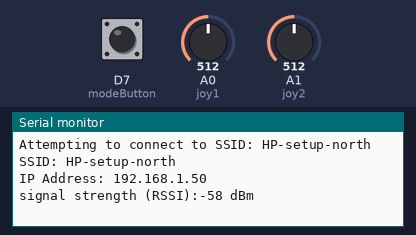
Bench run of a sketch on a simulated Arduino MKR. On the bench: the last lines printed to the serial monitor. The inputs (shaded band) are chosen by the test bench; at power-on: A0 (joy1) = 512, A1 (joy2) = 512, D7 (modeButton) LOW. WiFi joins after 1.5 s; servers stay silent unless stated; web services answer with replies made up by the test bench.

Above: at 3.7 s.
3.8 s: A0 (joy1) set to 716
At 6.4 s:
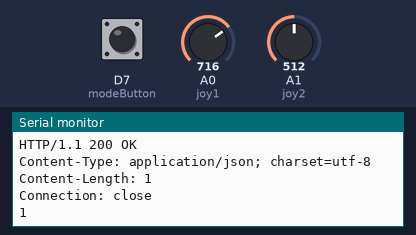
6.7 s: A1 (joy2) set to 716
8.2 s: D7 (modeButton) pulled HIGH for 0.15 s
9.8 s: D7 (modeButton) pulled HIGH for 1 s
12.3 s: A0 (joy1) set to 900
13.8 s: A1 (joy2) set to 900
At 15.67 s:
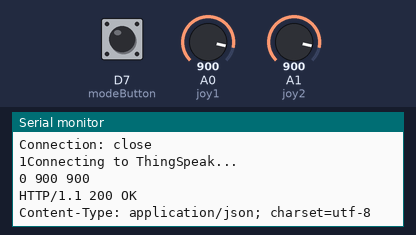

The sketch:

thingspeakJoyModeControl.ino
```cpp
#include <SPI.h>
#include <WiFi101.h>


int joy1 = A0;
int joy2 = A1;
int modeButton = 7;
int mode = 0;

int button_val = 0;
int old_button_val = 0;

// Local Network Settings
char ssid[] = "HP-setup-north";  // your network SSID (name)
char pass[] = "detkinlabnorth101999";    // your network password
int keyIndex = 0;             // your network key Index number (needed only for WEP)


int status = WL_IDLE_STATUS;


WiFiServer server(80);


// ThingSpeak Settings
char thingSpeakAddress[] = "api.thingspeak.com";
String APIKey = "0OGQ3MBK6DMYZLDB";             // enter your channel's Write API Key
const int updateThingSpeakInterval = 5*1000; // 5 second interval at which to update ThingSpeak


// Variable Setup
long lastConnectionTime = 0;
boolean lastConnected = false;


// Initialize Arduino Ethernet Client
WiFiClient client;


void setup() {
  // Start Serial for debugging on the Serial Monitor
  Serial.begin(9600);

   pinMode(modeButton, INPUT);

  // check for the presence of the shield:
  if (WiFi.status() == WL_NO_SHIELD) {
    Serial.println("WiFi shield not present");
    // don't continue:
    while (true);
  }


  // attempt to connect to Wifi network:
  while ( status != WL_CONNECTED) {
    Serial.print("Attempting to connect to SSID: ");
    Serial.println(ssid);
    // Connect to WPA/WPA2 network. Change this line if using open or WEP network:
    status = WiFi.begin(ssid, pass);


    // wait 10 seconds for connection:
    delay(1000);
  }
  // you're connected now, so print out the status:
  printWifiStatus();
}


void loop() {
  // read values from pins and store as strings


          button_val = digitalRead(modeButton);

          if ((button_val == HIGH) && (old_button_val == LOW)){
               mode = 1 - mode;
            }

          old_button_val = button_val;

          int joyval1 = analogRead(joy1);//joystick
          int joyval2 = analogRead(joy2);

  String modeString = String(mode);
  String joy1String = String(joyval1);
  String joy2String = String(joyval2);// convert to strings


  // Print Update Response to Serial Monitor
  if (client.available()) {
    char c = client.read();
    Serial.print(c);
  }
//  // Disconnect from ThingSpeak
//  if (!client.connected() && lastConnected) {
//    Serial.println("...disconnected");
//    Serial.println();
//    client.stop();
//  }
  // Update ThingSpeak
  if (!client.connected() && (millis() - lastConnectionTime > updateThingSpeakInterval)) {
    updateThingSpeak("field1=" + modeString + "&field2=" + joy1String +"&field3=" + joy2String);
    Serial.println(modeString + " " + joy1String + " " + joy2String);


  }
  lastConnected = client.connected();
}


void updateThingSpeak(String tsData) {
  if (client.connect(thingSpeakAddress, 80)) {
    client.print("POST /update HTTP/1.1\n"); //Post HTTP request to ThingSpeak
    client.print("Host: api.thingspeak.com\n");
    client.print("Connection: close\n");
    client.print("X-THINGSPEAKAPIKEY: " + APIKey + "\n");
    client.print("Content-Type: application/x-www-form-urlencoded\n");
    client.print("Content-Length: ");
    client.print(tsData.length());
    client.print("\n\n");
    client.print(tsData);
    lastConnectionTime = millis();


    if (client.connected()) {
      Serial.println("Connecting to ThingSpeak...");
      Serial.println();
    }
  }
}


void printWifiStatus() {
  // print the SSID of the network you're attached to:
  Serial.print("SSID: ");
  Serial.println(WiFi.SSID());


  // print your WiFi shield's IP address:
  IPAddress ip = WiFi.localIP();
  Serial.print("IP Address: ");
  Serial.println(ip);


  // print the received signal strength:
  long rssi = WiFi.RSSI();
  Serial.print("signal strength (RSSI):");
  Serial.print(rssi);
  Serial.println(" dBm");
}
```

Measured:
- after the input at 3.8 s, the serial monitor: prints a new line after 1.4 s (image 1)
- after the input at 13.8 s, the serial monitor: prints a new line after 1.8 s (image 2)
